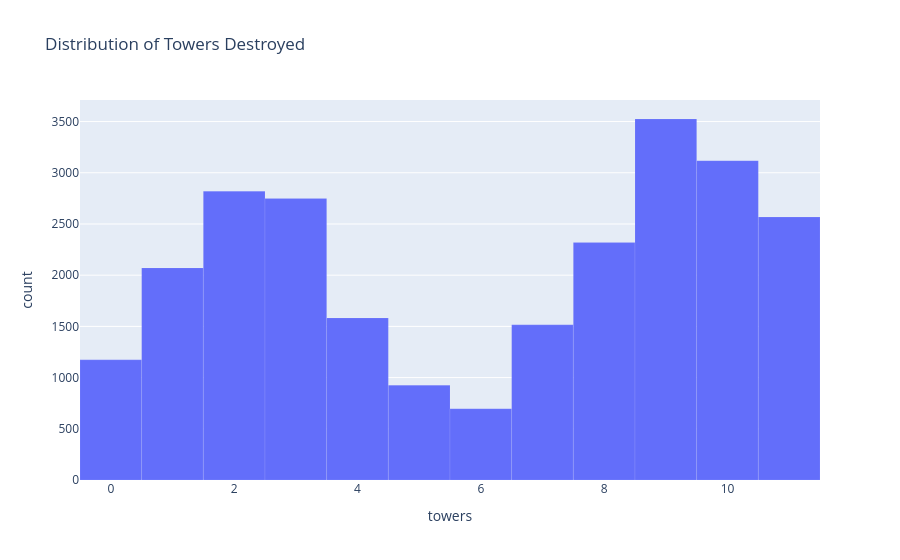

Write notebook code for a chart like this one.
### Markdown cell above
### Univariate Analysis

### Code cell
fig_towers = px.histogram(
    lol_team,
    x='towers',
    nbins=12,
    title='Distribution of Towers Destroyed'
)

fig_towers.update_traces(
    marker_line_color='white',
    marker_line_width=0.1
)

fig_towers.write_html(
    "assets/towers_histogram.html",
    include_plotlyjs="cdn"
)

fig_towers.show()

### Figure 1 — Plotly figure (JSON) as saved in the notebook; plotly's stock layout.template omitted (floating-point values rounded to 4 significant figures; data arrays with more than 128 entries replaced by an {"elided": "..."} marker saying what was removed)
{"data": [{"alignmentgroup": "True", "bingroup": "x", "hovertemplate": "towers=%{x}<br>count=%{y}<extra></extra>", "legendgroup": "", "marker": {"color": "#636efa", "line": {"color": "white", "width": 0.1}, "pattern": {"shape": ""}}, "name": "", "nbinsx": 12, "offsetgroup": "", "orientation": "v", "showlegend": false, "type": "histogram", "x": {"elided": "25058 int values"}, "xaxis": "x", "yaxis": "y"}], "layout": {"barmode": "relative", "legend": {"tracegroupgap": 0}, "title": {"text": "Distribution of Towers Destroyed"}, "xaxis": {"anchor": "y", "domain": [0, 1], "title": {"text": "towers"}}, "yaxis": {"anchor": "x", "domain": [0, 1], "title": {"text": "count"}}}}
